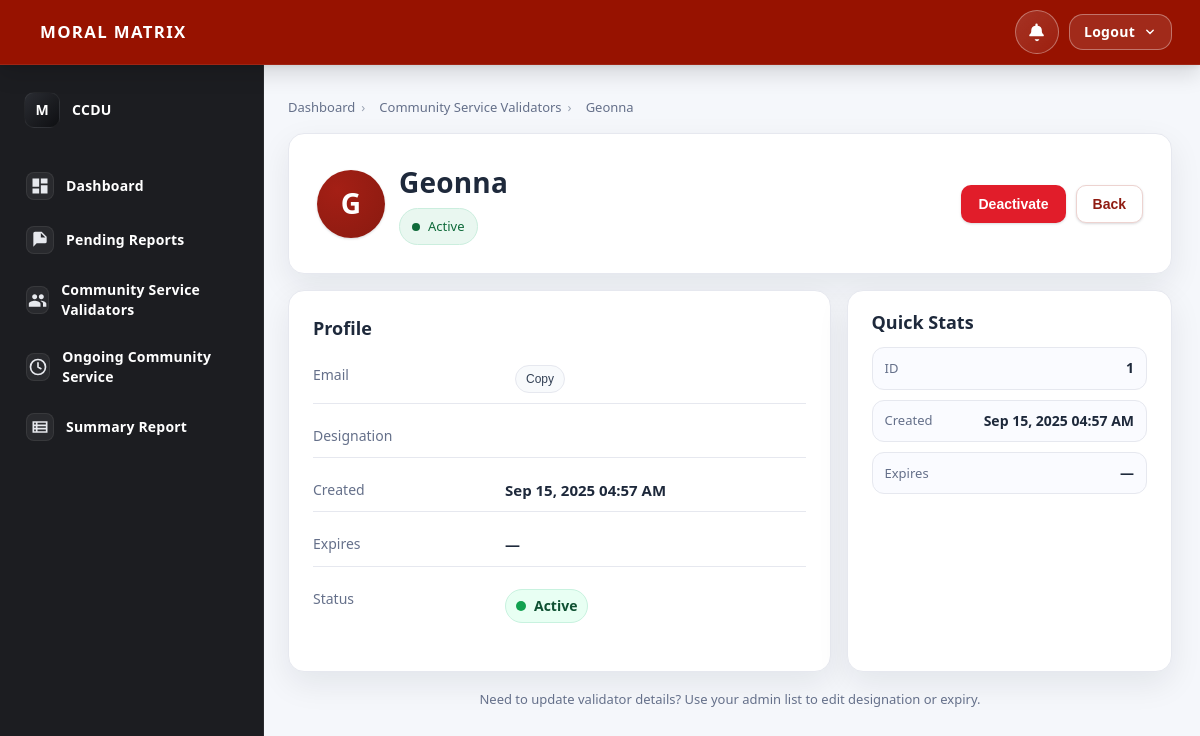
Screenshot of /ccdu/validator_details.php?id=1 with the database file from the repository.
### tables this page shows
CREATE TABLE `validator_account` (
  `validator_id` int(11) NOT NULL,
  `v_username` varchar(50) NOT NULL,
  `v_password` varchar(255) NOT NULL,
  `created_at` datetime DEFAULT current_timestamp(),
  `expires_at` datetime NOT NULL,
  `active` tinyint(1) DEFAULT 1,
  `email` varchar(50) NOT NULL,
  `validator_type` enum('inside','outside') NOT NULL DEFAULT 'inside',
  `designation` varchar(100) DEFAULT NULL
);

### ccdu/validator_details.php (the view, shortened to what this page needs)
<?php
$servername = $database_settings['servername'];
$username   = $database_settings['username'];
$password   = $database_settings['password'];
$dbname     = $database_settings['dbname'];
$conn = new mysqli($servername, $username, $password, $dbname);
$validator_id = isset($_GET['id']) ? (int)$_GET['id'] : (isset($_POST['id']) ? (int)$_POST['id'] : 0);
$sql = "SELECT validator_id, v_username, designation, email, created_at, expires_at, active
        FROM validator_account
        WHERE validator_id = ?";
$stmt = $conn->prepare($sql);
$stmt->bind_param("i", $validator_id);
$stmt->execute();
$result    = $stmt->get_result();
$validator = $result->fetch_assoc();
$isActive = (int)$validator['active'] === 1;
$createdDisplay = !empty($validator['created_at'])
    ? date("M d, Y h:i A", strtotime($validator['created_at']))
    : '—';
$expiresRaw = trim((string)($validator['expires_at'] ?? ''));
$expiresDisplay = ($expiresRaw && $expiresRaw !== '0000-00-00 00:00:00')
    ? date("M d, Y h:i A", strtotime($expiresRaw))
    : '—';
include '../includes/header.php';
?>
<!DOCTYPE html>
<html lang="en">
<head>
  <link rel="stylesheet" href="../css/validators.css">
</head>
<body>
<main class="mm-shell has-sidebar" aria-labelledby="pageTitle">
  <div class="mm-container">
    <nav class="mm-breadcrumbs" aria-label="Breadcrumb">
      <ol>
        <li><a href="dashboard.php">Dashboard</a></li>
        <li><a href="validators_list.php">Community Service Validators</a></li>
        <li aria-current="page"><?php echo htmlspecialchars($validator['v_username']); ?></li>
      </ol>
    </nav>
    <section class="mm-headercard">
      <div class="mm-id">
        <div class="mm-avatar" aria-hidden="true">
          <?php echo strtoupper(substr((string)$validator['v_username'], 0, 1)); ?>
        </div>
        <div class="mm-titlewrap">
          <h1 id="pageTitle" class="mm-h1">
            <?php echo htmlspecialchars($validator['v_username']); ?>
          </h1>
          <div class="mm-sub">
            <span class="mm-badge <?php echo $isActive ? 'mm-badge--on' : 'mm-badge--off'; ?>">
              <span class="mm-dot" aria-hidden="true"></span>
              <?php echo $isActive ? 'Active' : 'Inactive'; ?>
            </span>
          </div>
        </div>
      </div>
      <div class="mm-actions">
        <form method="post" class="mm-actions__form" aria-label="Actions">
          <button
            type="submit"
            name="toggle_status"
            class="mm-btn <?php echo $isActive ? 'mm-btn--danger' : 'mm-btn--success'; ?>"
            onclick="return confirm('Are you sure you want to <?php echo $isActive ? 'deactivate' : 'activate'; ?> this account?');"
          >
            <?php echo $isActive ? "Deactivate" : "Activate"; ?>
          </button>
          <button type="button" class="mm-btn mm-btn--ghost" onclick="history.back()">
            Back
          </button>
        </form>
      </div>
    </section>
    <section class="mm-grid">
      <article class="mm-card">
        <h2 class="mm-h2">Profile</h2>
        <dl class="mm-list">
          <div>
            <dt>Email</dt>
            <dd>
              <button class="mm-chip" type="button" onclick="copyEmail()" title="Copy email">Copy</button>
            </dd>
          </div>
          <div>
            <dt>Designation</dt>
            <dd><?php echo htmlspecialchars($validator['designation']); ?></dd>
          </div>
          <div>
            <dt>Created</dt>
            <dd><?php echo $createdDisplay; ?></dd>
          </div>
          <div>
            <dt>Expires</dt>
            <dd><?php echo $expiresDisplay; ?></dd>
          </div>
          <div>
            <dt>Status</dt>
            <dd>
              <span class="mm-status <?php echo $isActive ? 'mm-status--on' : 'mm-status--off'; ?>">
                <span class="mm-dot" aria-hidden="true"></span>
                <?php echo $isActive ? 'Active' : 'Inactive'; ?>
              </span>
            </dd>
          </div>
        </dl>
      </article>
      <article class="mm-card mm-card--aside">
        <h2 class="mm-h2">Quick Stats</h2>
        <ul class="mm-stats">
          <li>
            <span class="mm-k">ID</span>
            <span class="mm-v"><?php echo (int)$validator['validator_id']; ?></span>
          </li>
          <li>
            <span class="mm-k">Created</span>
            <span class="mm-v"><?php echo $createdDisplay; ?></span>
          </li>
          <li>
            <span class="mm-k">Expires</span>
            <span class="mm-v"><?php echo $expiresDisplay; ?></span>
          </li>
        </ul>
      </article>
    </section>
    <section class="mm-footnote">
      <p>Need to update validator details? Use your admin list to edit designation or expiry.</p>
    </section>
  </div>
</main>
</body>
</html>

### css/header.css (style rules this page uses)
:root { --header-bg: #971200; --text-on-header: #ffffff; --ink: #111111; --radius: 14px; --shadow: 0 10px 20px rgba(0,0,0,.12), 0 2px 6px rgba(0,0,0,.08); --header-h: 64px; --sidebar-bg: #1C1D21; --sidebar-fg: #E7E9EE; --sidebar-fg-dim: #B9BEC7; --focus: #93C5FD; --sidebar-w: 264px; }
* { box-sizing: border-box; }
html, body { height: 100%; }
body { margin: 0; font: 14px/1.45 system-ui, -apple-system, Segoe UI, Roboto, Ubuntu, Cantarell, "Helvetica Neue", Arial, "Noto Sans"; color: #111; background: #fff; }
html { scroll-padding-top: var(--header-h); }

### rows the page displays
validator_account: v_username "Geonna", v_username "G", created_at "Sep 15, 2025 04:57 AM", expires_at "—", validator_id "1"
